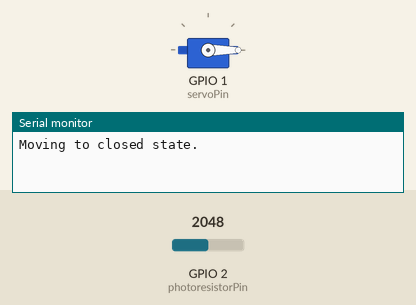
This sketch was run on a simulated ESP32. Parts: servo, the last lines printed to the serial monitor. The test bench sets the inputs (shaded band); at power-on: GPIO 2 (photoresistorPin) = 2048.

Above: at 0.1 s.
At 60.1 s:
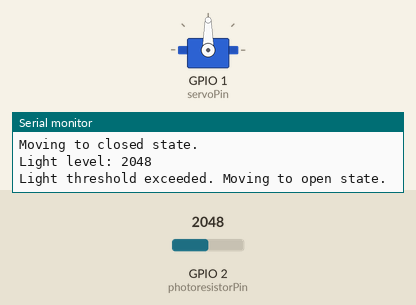
Timing chart, 0 to 61.6 s (numbered marks = the images above):
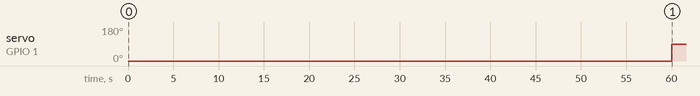

Measured:
- by itself, servo on GPIO 1 (servoPin): 0° → 90° at 60.0 s

The sketch:

cargo.ino
```cpp
#include "Arduino.h"
#include "ESP32Servo.h"


Servo myservo; // Create servo object

int servoPin = 1; // Servo connected to GPIO pin 35
int photoresistorPin = 2; // Photoresistor connected to GPIO pin 34

int lightThreshold = 500; // Threshold for light level to open the servo


void setup() {
    Serial.begin(115200);
    myservo.attach(servoPin);
    pinMode(photoresistorPin, INPUT);

    // Move servo to closed position on boot
    Serial.println("Moving to closed state.");
    myservo.write(0);
    delay(60000); // Wait a minute to start the recording
}

void loop() {
    int lightLevel = analogRead(photoresistorPin);
    Serial.print("Light level: ");
    Serial.println(lightLevel);

    if (lightLevel > lightThreshold) {
        Serial.println("Light threshold exceeded. Moving to open state.");
        myservo.write(90); // Move servo to open state
    }

    delay(100); // Short delay for loop stability and to avoid flooding the serial output
}
```
